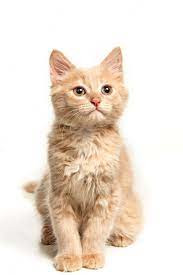
#> input picture Imagens/Gato.jpg, 183 x 275 px, found by its file name
$ python 'Rotação da Imagem - opencv  - Versão 1.1.0.py'
#> lines starting #> are read from the running program, lines starting #| are printed output that depends on the picture
#
########################################################################
# Importação das Bibliotecas Necessárias
########################################################################
#
import cv2 as cv
import matplotlib.pyplot as plt
import os
from pathlib import Path

#
########################################################################
# Funções de Apoio
########################################################################
#
def LimpaTerminal ():
    if os.name == "nt":
       _ = os.system( "cls" )
    else:
      _ = os.system( "clear ")
    return ()

#
########################################################################
# Definições Gerais
########################################################################
#
NomeImagem  = "Gato.jpg"
dirRaiz = Path.home()
dirBase = "LocalCV"
dirImagem = "Imagens"
dirCaminhoImagem = str(Path(dirRaiz, dirBase, dirImagem, NomeImagem))

#
########################################################################
# Lendo a Imagem
########################################################################
#
imgBase = cv.imread ( dirCaminhoImagem, cv.IMREAD_COLOR)
#> imgBase is the input picture: shape (275, 183, 3); mean B, G, R 213.5, 225.3, 237.4

#
########################################################################
# Checando se a Imagem Foi Lida com Sucesso
########################################################################
#
if imgBase is None:
   LimpaTerminal ()
   print( "Não Foi Localizada a Imagem : ", NomeImagem)
   exit ()

#
########################################################################
# Rotacionando a Imagem
########################################################################
#
nLinhas, nColunas, nCanais = imgBase.shape
#> nLinhas = 275; nColunas = 183; nCanais = 3
Matriz = cv.getRotationMatrix2D(((nColunas-1)/2.0,(nLinhas-1)/2.0),45,1)
ImagemRotacionada = cv.warpAffine(imgBase,Matriz,(nColunas,nLinhas))
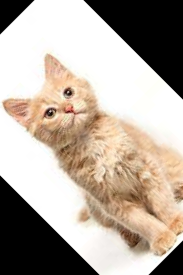
#> ImagemRotacionada: shape (275, 183, 3); mean B, G, R 158.1, 169.5, 181.3

#
########################################################################
# Convertendo para Matplotlib
########################################################################
#
imgBase = cv.cvtColor(imgBase, cv.COLOR_BGR2RGB)
ImagemRotacionada = cv.cvtColor(ImagemRotacionada, cv.COLOR_BGR2RGB)

#
########################################################################
# Apresentação dos Resultados
########################################################################
#
Grafico = plt.figure ()
Grafico.add_subplot(1,2,1)
plt.imshow ( imgBase )
plt.title ("Imagem Original")

Grafico.add_subplot(1,2,2)
plt.imshow ( ImagemRotacionada )
plt.title ("Imagem Resultado")

Grafico.tight_layout()
plt.show ()
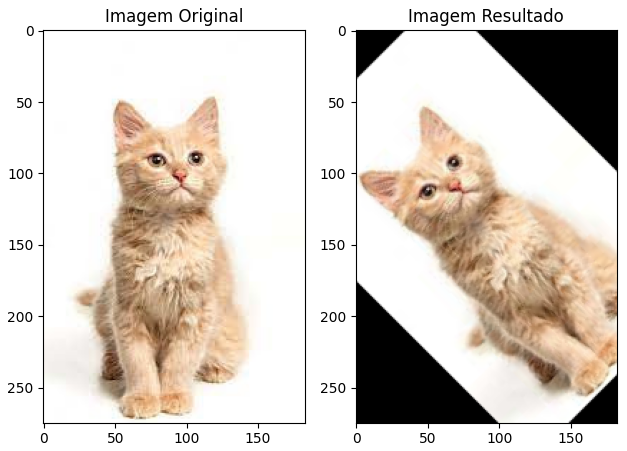
#> figure drawn by matplotlib, 2 panels

########################################################################
# FIM DO PROGRAMA
########################################################################

$ run again, with Imagens/AmigosEscritorio.jpg copied over Imagens/Gato.jpg
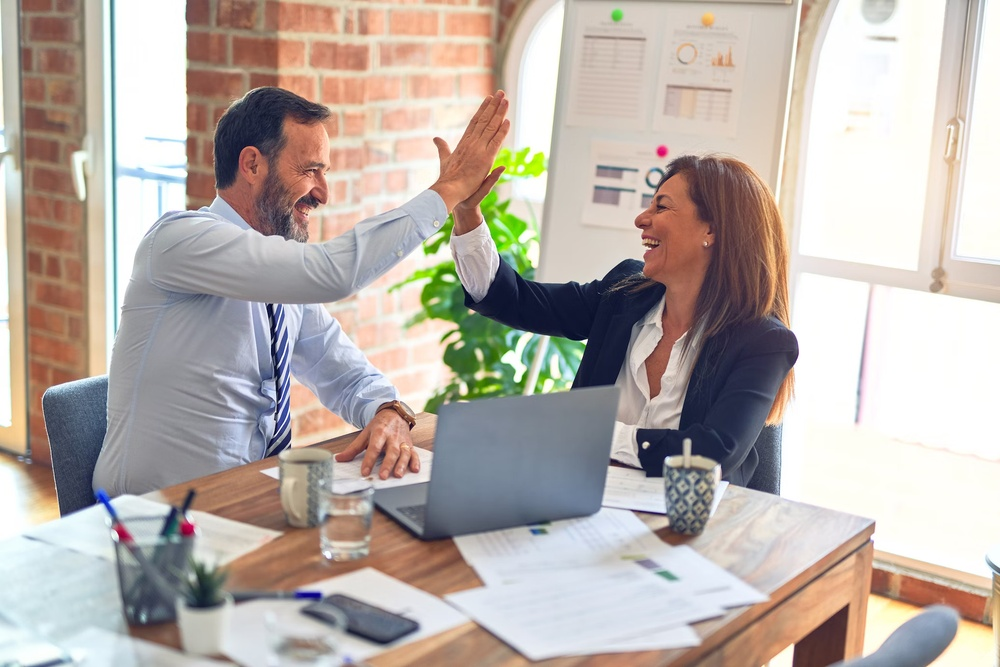
#> input picture Imagens/AmigosEscritorio.jpg, 1000 x 667 px, shrunk from 2070 x 1380 before the run, found by its file name
#> imgBase is the input picture: shape (667, 1000, 3); mean B, G, R 169.5, 175.7, 185.3
#> `ImagemRotacionada = cv.warpAffine(imgBase,Matriz,(nColunas,nLinhas))`:
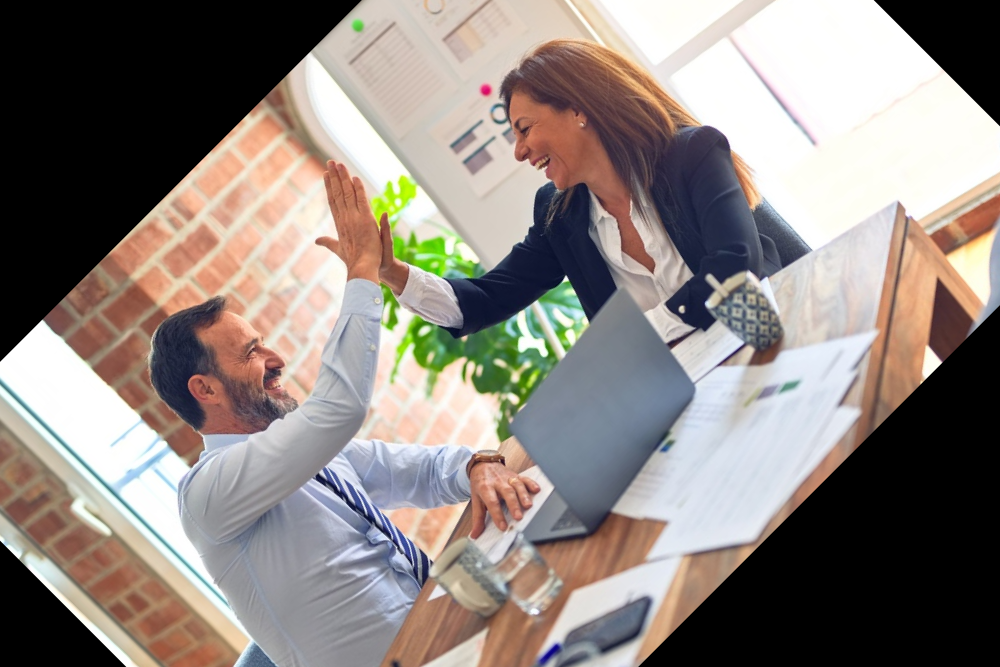
#> ImagemRotacionada: shape (667, 1000, 3); mean B, G, R 127.2, 132.4, 141.2
#> `plt.show ()`:
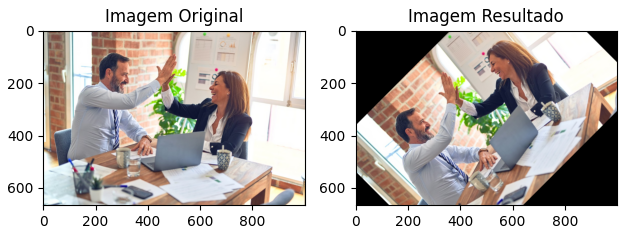
#> figure drawn by matplotlib, 2 panels
